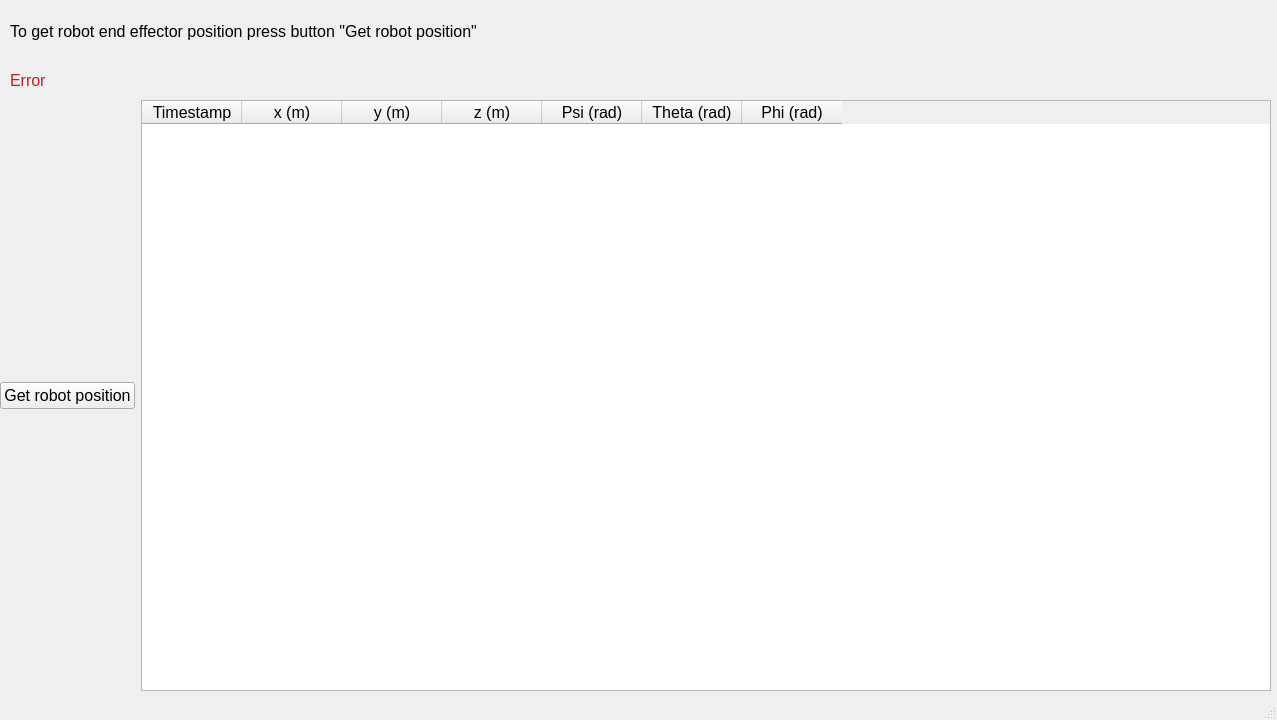
<?xml version="1.0" encoding="UTF-8"?>
<ui version="4.0">
 <class>MainWindow</class>
 <widget class="QMainWindow" name="MainWindow">
  <property name="geometry">
   <rect>
    <x>0</x>
    <y>0</y>
    <width>1277</width>
    <height>720</height>
   </rect>
  </property>
  <property name="acceptDrops">
   <bool>false</bool>
  </property>
  <property name="windowTitle">
   <string>MainWindow</string>
  </property>
  <property name="layoutDirection">
   <enum>Qt::LeftToRight</enum>
  </property>
  <widget class="QWidget" name="centralwidget">
   <widget class="QWidget" name="horizontalLayoutWidget">
    <property name="geometry">
     <rect>
      <x>0</x>
      <y>100</y>
      <width>1271</width>
      <height>591</height>
     </rect>
    </property>
    <layout class="QHBoxLayout" name="horizontalLayout">
     <item>
      <layout class="QVBoxLayout" name="verticalLayout"/>
     </item>
     <item>
      <widget class="QPushButton" name="pushButton">
       <property name="font">
        <font>
         <pointsize>12</pointsize>
        </font>
       </property>
       <property name="acceptDrops">
        <bool>true</bool>
       </property>
       <property name="autoFillBackground">
        <bool>false</bool>
       </property>
       <property name="text">
        <string>Get robot position</string>
       </property>
      </widget>
     </item>
     <item>
      <widget class="QTableWidget" name="tableWidget">
       <property name="font">
        <font>
         <pointsize>12</pointsize>
        </font>
       </property>
       <property name="cornerButtonEnabled">
        <bool>false</bool>
       </property>
       <property name="rowCount">
        <number>0</number>
       </property>
       <attribute name="horizontalHeaderCascadingSectionResizes">
        <bool>false</bool>
       </attribute>
       <attribute name="horizontalHeaderStretchLastSection">
        <bool>false</bool>
       </attribute>
       <column>
        <property name="text">
         <string>Timestamp</string>
        </property>
       </column>
       <column>
        <property name="text">
         <string>x (m)</string>
        </property>
       </column>
       <column>
        <property name="text">
         <string>y (m)</string>
        </property>
       </column>
       <column>
        <property name="text">
         <string>z (m)</string>
        </property>
       </column>
       <column>
        <property name="text">
         <string>Psi (rad)</string>
        </property>
       </column>
       <column>
        <property name="text">
         <string>Theta (rad)</string>
        </property>
       </column>
       <column>
        <property name="text">
         <string>Phi (rad)</string>
        </property>
       </column>
      </widget>
     </item>
    </layout>
   </widget>
   <widget class="QWidget" name="verticalLayoutWidget">
    <property name="geometry">
     <rect>
      <x>10</x>
      <y>10</y>
      <width>721</width>
      <height>91</height>
     </rect>
    </property>
    <layout class="QVBoxLayout" name="verticalLayout_2">
     <item>
      <widget class="QLabel" name="helpLabel">
       <property name="font">
        <font>
         <pointsize>12</pointsize>
        </font>
       </property>
       <property name="text">
        <string>To get robot end effector position press button &quot;Get robot position&quot;</string>
       </property>
      </widget>
     </item>
     <item>
      <widget class="QLabel" name="errorLabel">
       <property name="font">
        <font>
         <pointsize>12</pointsize>
         <bold>false</bold>
        </font>
       </property>
       <property name="styleSheet">
        <string notr="true">color: rgb(192, 28, 40);</string>
       </property>
       <property name="text">
        <string>Error</string>
       </property>
      </widget>
     </item>
    </layout>
   </widget>
  </widget>
  <widget class="QStatusBar" name="statusbar"/>
 </widget>
 <resources/>
 <connections/>
</ui>
